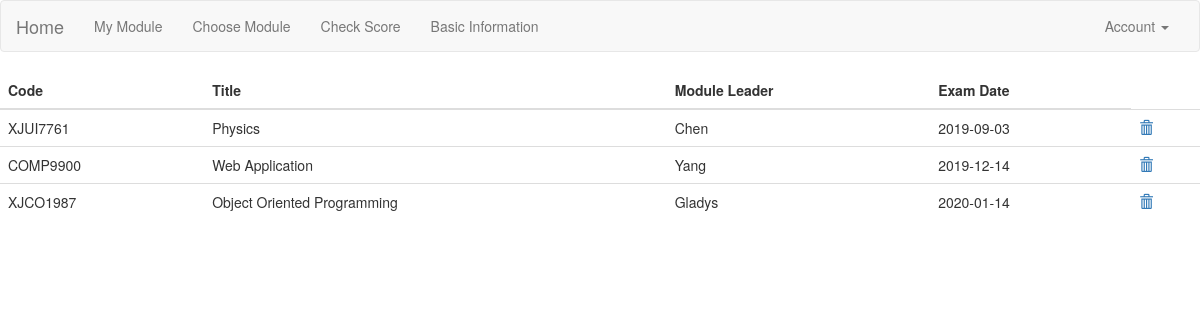
Page /check_module (signed in) on the committed database.
### app/models.py (models this page shows)
class Module(db.Model):
    __tablename__ = 'modules'
    id = db.Column(db.Integer, primary_key=True)
    module_code = db.Column(db.String(20),index=True)
    exam_date = db.Column(db.Date)
    title = db.Column(db.String(20), index=True)
    staff = db.Column(db.String(20), index=True)
    user = db.relationship('User_Module',
                           foreign_keys=[User_Module.module_id],
                           backref=db.backref('module', lazy='joined'),
                           lazy='dynamic',
                           cascade='all, delete-orphan')

### app/main/views.py (the view)
@main.route('/check_module', methods=['GET', 'POST'])
def check_module():
    user_module = User_Module.query.all()
    modules = []
    for u in user_module:
        if u.user_id == current_user.id:
            idd = u.module_id
            module = Module.query.get_or_404(idd)
            modules.append(module)
    n = len(modules)
    for i in range(0, n):
        minn = i
        for j in range(i + 1, n):
            if modules[j].exam_date < modules[minn].exam_date:
                minn = j
        modules[minn], modules[i] = modules[i], modules[minn]
    return render_template('check_module.html',
                           modules=modules)

### app/auth/views.py (called while the page is built)
@auth.before_app_request
def before_request():
    if current_user.is_authenticated:
        current_user.ping()
        if not current_user.confirmed \
                and request.endpoint \
                and request.blueprint != 'auth' \
                and request.endpoint != 'static':
            return redirect(url_for('auth.unconfirmed'))

### app/main/__init__.py (called while the page is built)
@main.app_context_processor
def inject_permissions():
    return dict(Permission=Permission)

### app/models.py (called while the page is built)
@login_manager.user_loader
def load_user(user_id):
    return User.query.get(int(user_id))

    def is_administrator(self):
        if self.email == '978633302@qq.com':
            return 1
        else:
            return 0

    def ping(self):
        self.last_seen = datetime.utcnow()
        db.session.add(self)

### app/templates/check_module.html
{% extends "base.html" %}
{% import "bootstrap/wtf.html" as wtf %}
{% block content %}
<table class="table">
    <thead>
      <tr>
        <th>Code</th>
        <th>Title</th>
        <th>Module Leader</th>
        <th>Exam Date</th>
      </tr>
    </thead>
    <tbody>
    {% for module in modules %}
    <tr>
      <td>{{module.module_code}}</td>
      <td>{{module.title}}</td>
      <td>{{module.staff}}</td>
      <td>{{module.exam_date}}</td>
      <td><a href="{{url_for('main.give_up_module',id=module.id)}}"><span class="glyphicon glyphicon-trash"></span></a></td>
    </tr>
    {% endfor %}
  </tbody>
</table>
{% endblock %}

### rows in the picture
Module: module_code "XJUI7761", title "Physics", staff "Chen", exam_date "2019-09-03"
Module: module_code "COMP9900", title "Web Application", staff "Yang", exam_date "2019-12-14"
Module: module_code "XJCO1987", title "Object Oriented Programming", staff "Gladys", exam_date "2020-01-14"
